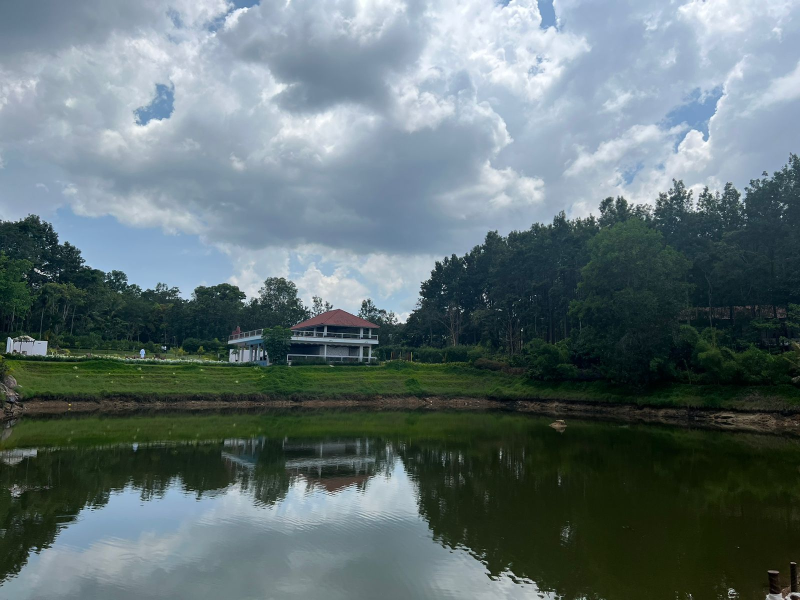
#> input picture data/house.jpg, 1600 x 1200 px, found by its file name (shown at 1/2 size)
$ python hist_mask.py
#> lines starting #> are read from the running program, lines starting #| are printed output that depends on the picture
import cv2
import numpy as np
import matplotlib.pyplot as plt

img = cv2.imread('data/house.jpg')
#> img is the input picture: shape (1200, 1600, 3); mean B, G, R 115.6, 113.3, 97.2
img = cv2.cvtColor(img, cv2.COLOR_BGR2GRAY)
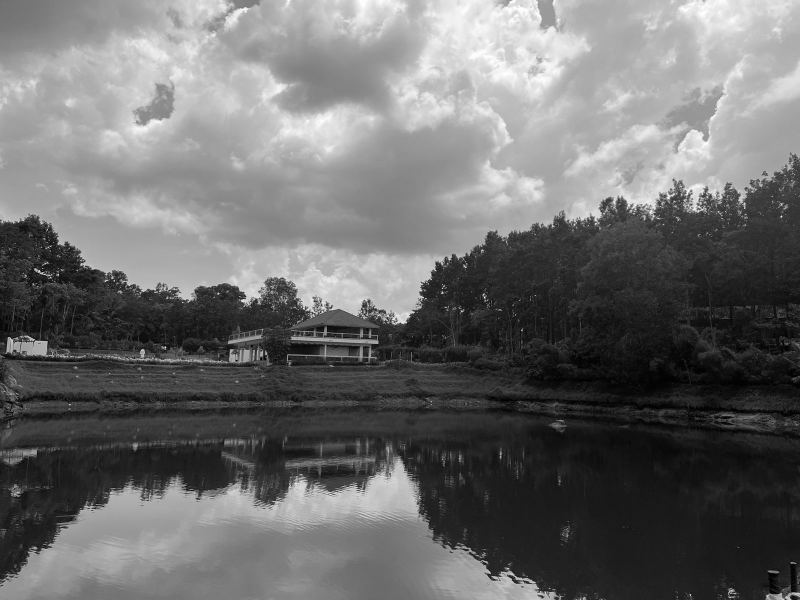
#> img: shape (1200, 1600) (shown at 1/2 size); min 0, max 255, mean 108.8
mask = np.zeros_like(img)


mask[300:900, 500:1100] = 255

masked_image = cv2.bitwise_and(img, mask)
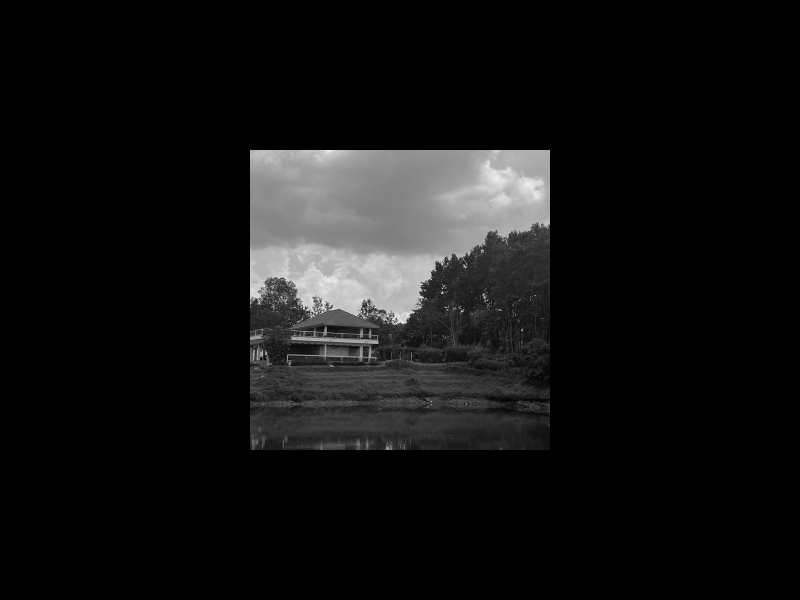
#> masked_image: shape (1200, 1600) (shown at 1/2 size); min 0, max 253, mean 18.4
masked_once_again = cv2.bitwise_and(img, masked_image)

# print(masked_image == masked_once_again) True

hist_full = cv2.calcHist([img], [0], None, [256], [0, 256])
#> hist_full = 256 values, max 28410 at index 25, min 5 at index 255, mean 7500
hist_masked = cv2.calcHist([img], [0], mask, [256], [0, 256])
#> hist_masked = 256 values, max 4838 at index 40, min 0 at index 254, mean 1406.2
hist_masked_v2 = cv2.calcHist([img], [0], masked_image, [256], [0, 256])
#> hist_masked_v2 = 256 values, max 4838 at index 40, min 0 at index 0, mean 1406.2


plt.plot(hist_full, color="b")
plt.plot(hist_masked, color="g")
# plt.plot(hist_masked_v2, color="r")
plt.xlim([0, 256])

plt.show()
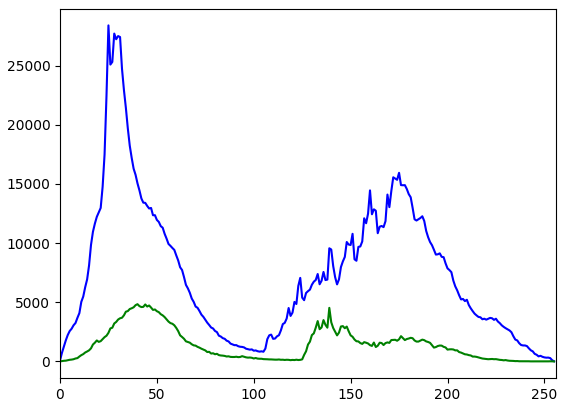
#> figure drawn by matplotlib, 1 panel; curve peaks at x = 25, y = 28410; curve peaks at x = 40, y = 4838

$ run again, with data/l9_0.jpg copied over data/house.jpg
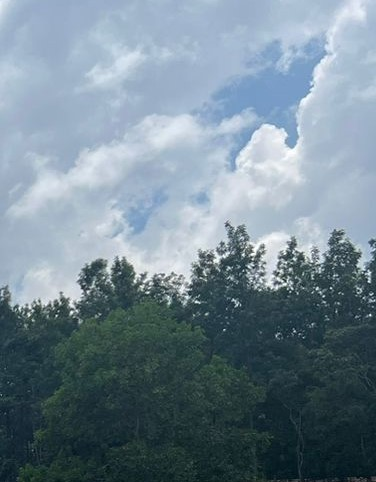
#> input picture data/l9_0.jpg, 376 x 482 px, found by its file name
#> img is the input picture: shape (482, 376, 3); mean B, G, R 145, 133.2, 114.5
#> `img = cv2.cvtColor(img, cv2.COLOR_BGR2GRAY)`:
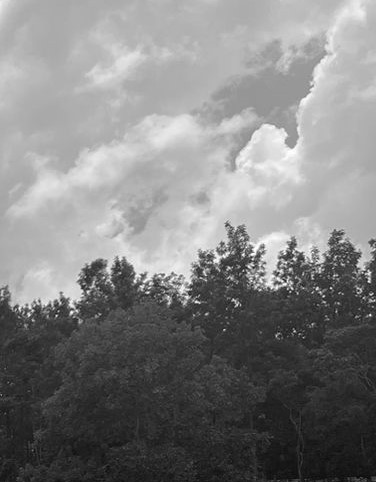
#> img: shape (482, 376); min 5, max 255, mean 129
#> masked_image: shape (482, 376); every value is 0
#> hist_full = 256 values, max 3666 at index 181, min 0 at index 0, mean 707.9
#> hist_masked = 256 values from 0 to 0
#> `plt.show()`:
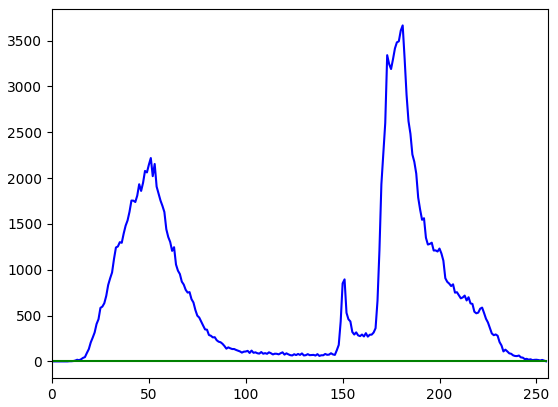
#> figure drawn by matplotlib, 1 panel; curve peaks at x = 181, y = 3666

$ run again, with data/cats.jpeg copied over data/house.jpg
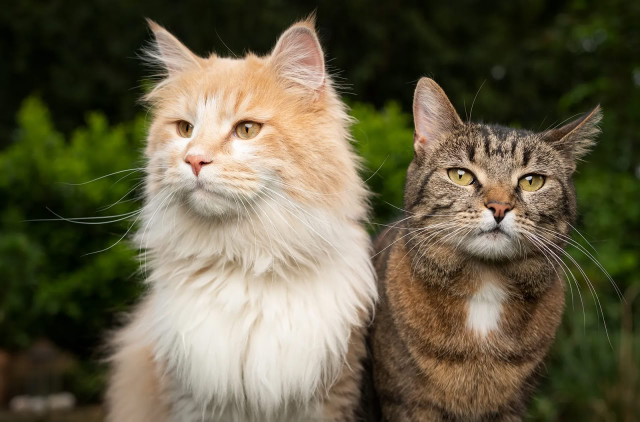
#> input picture data/cats.jpeg, 1280 x 843 px, found by its file name (shown at 1/2 size)
#> img is the input picture: shape (843, 1280, 3); mean B, G, R 70.6, 94.4, 101.1
#> img: shape (843, 1280)
#> `masked_image = cv2.bitwise_and(img, mask)`:
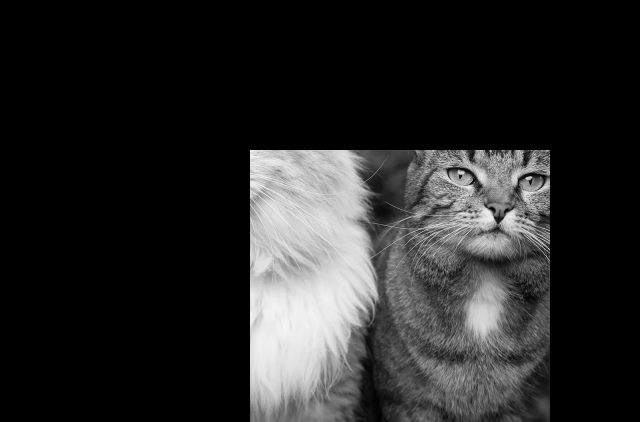
#> masked_image: shape (843, 1280) (shown at 1/2 size); min 0, max 252, mean 39.5
#> hist_full = 256 values, max 18593 at index 19, min 0 at index 254, mean 4215
#> hist_masked = 256 values, max 2453 at index 211, min 0 at index 0, mean 1272.7
#> hist_masked_v2 has the same summary as hist_masked
#> `plt.show()`:
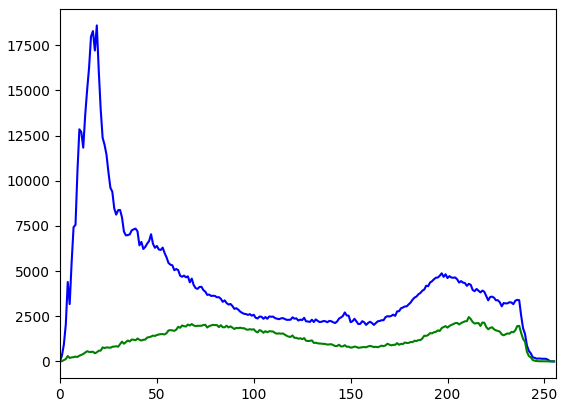
#> figure drawn by matplotlib, 1 panel; curve peaks at x = 19, y = 18593; curve peaks at x = 211, y = 2453

$ run again, with data/dogs.jpeg copied over data/house.jpg
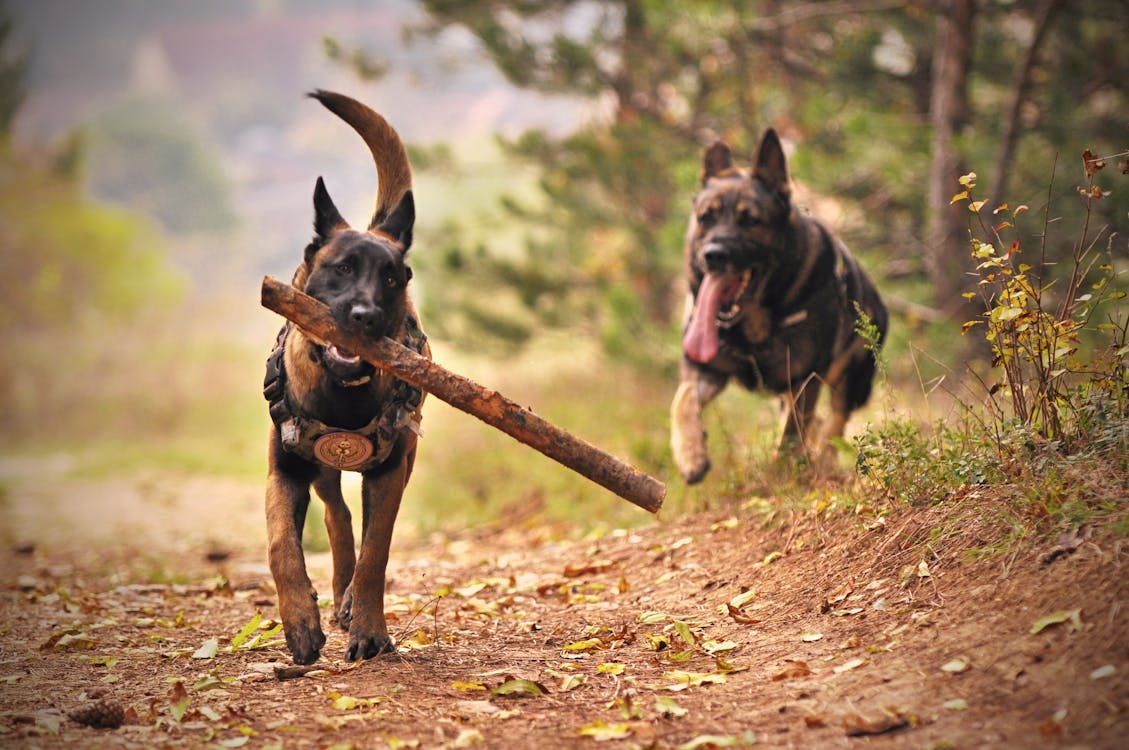
#> input picture data/dogs.jpeg, 1129 x 750 px, found by its file name
#> img is the input picture: shape (750, 1129, 3); mean B, G, R 94.4, 128.4, 158.6
#> img: shape (750, 1129)
#> `masked_image = cv2.bitwise_and(img, mask)`:
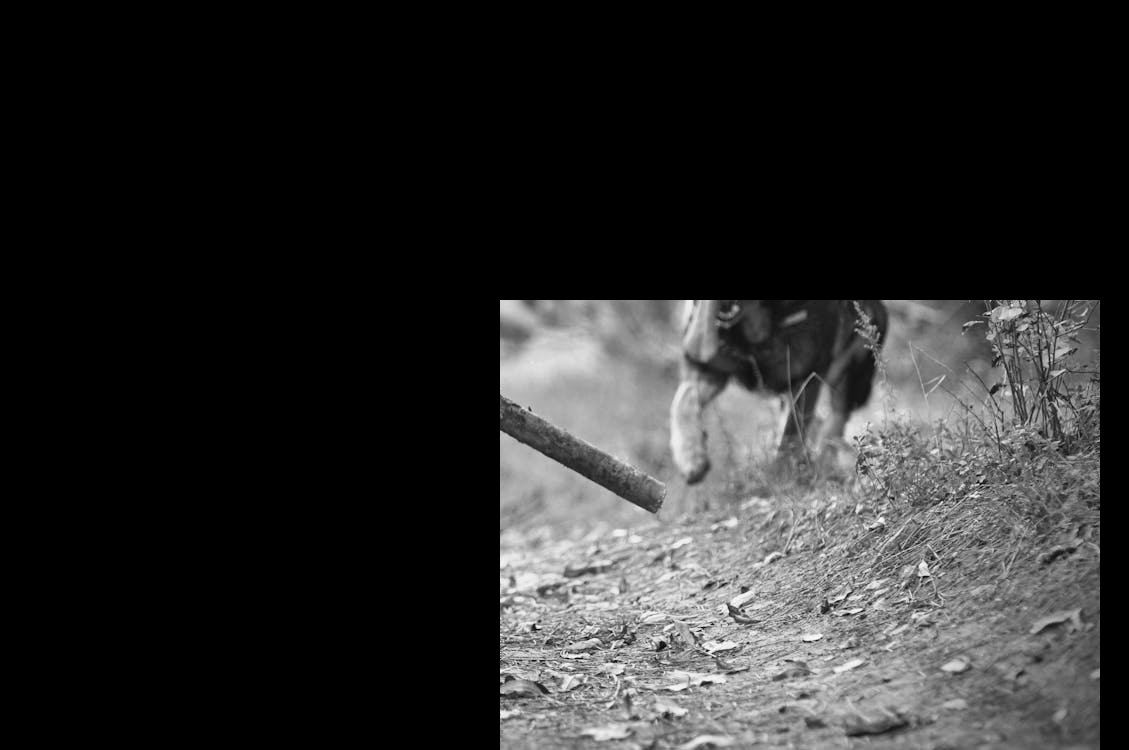
#> masked_image: shape (750, 1129); min 0, max 252, mean 43.2
#> hist_full = 256 values, max 6633 at index 169, min 0 at index 0, mean 3307.6
#> hist_masked = 256 values, max 2542 at index 169, min 0 at index 0, mean 1054.7
#> hist_masked_v2 has the same summary as hist_masked
#> `plt.show()`:
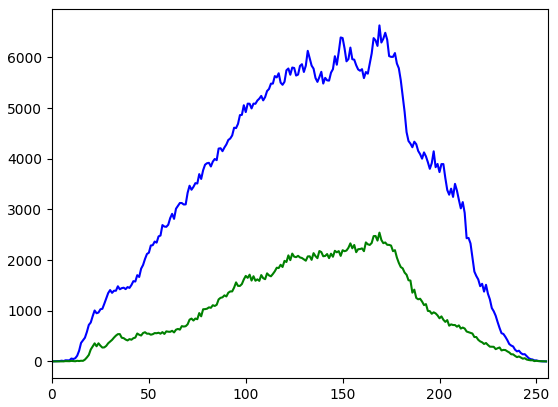
#> figure drawn by matplotlib, 1 panel; curve peaks at x = 169, y = 6633; curve peaks at x = 169, y = 2542
